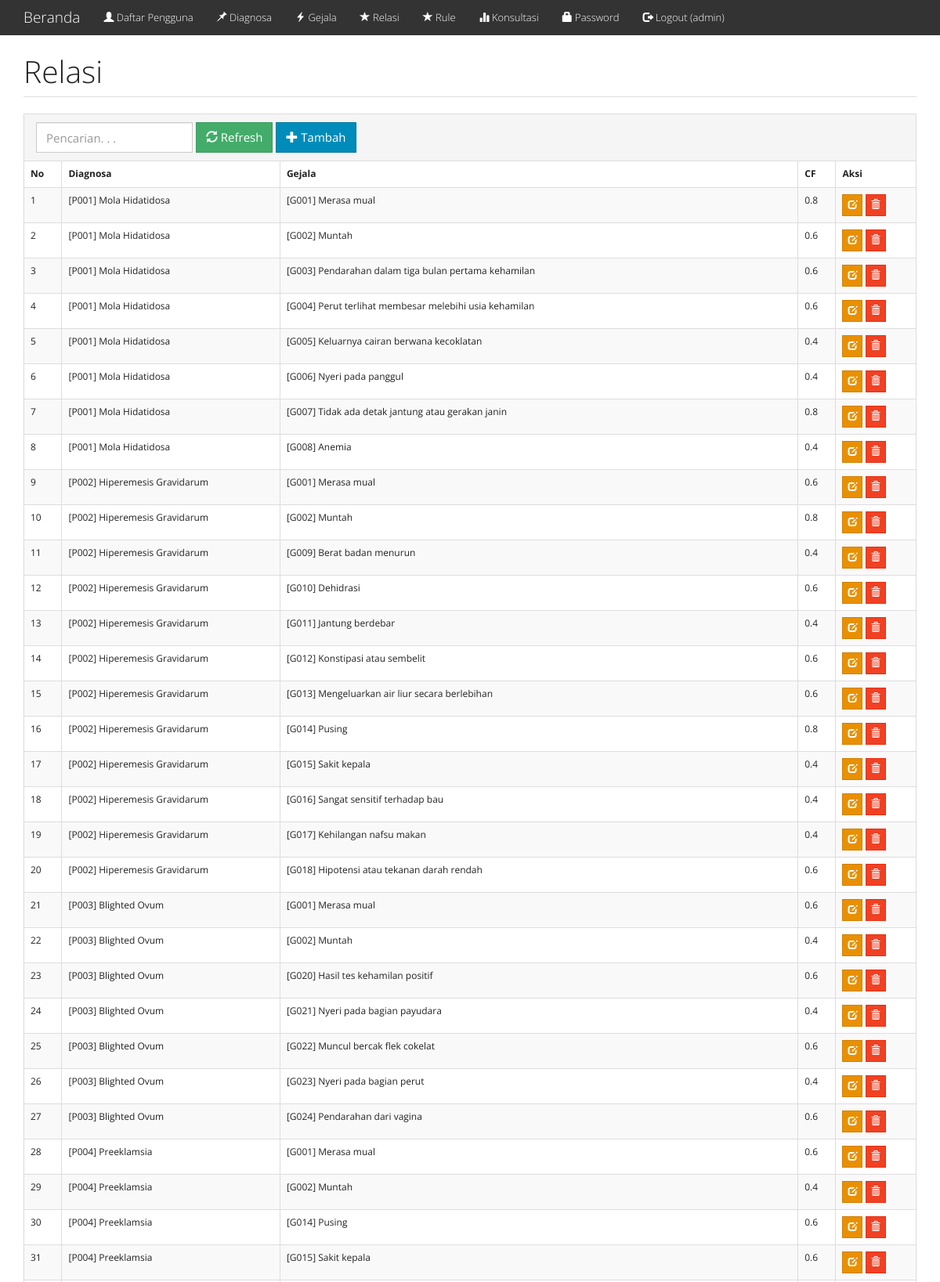
Page /index.php?m=relasi (signed in, upper part) on the committed database.
### tables this page shows
CREATE TABLE `tb_relasi` (
  `ID` int(11) NOT NULL,
  `kode_diagnosa` varchar(16) DEFAULT NULL,
  `kode_gejala` varchar(16) DEFAULT NULL,
  `cf` double DEFAULT NULL
);

CREATE TABLE `tb_diagnosa` (
  `kode_diagnosa` varchar(16) NOT NULL,
  `nama_diagnosa` varchar(255) DEFAULT NULL,
  `keterangan` text DEFAULT NULL,
  `referensi` varchar(100) DEFAULT NULL
);

CREATE TABLE `tb_gejala` (
  `kode_gejala` varchar(16) NOT NULL,
  `nama_gejala` varchar(255) DEFAULT NULL,
  `keterangan` text DEFAULT NULL
);

### functions.php (called while the page is built, shortened)
<?php
$config["server"] = 'localhost';
$config["username"] = 'root';
$config["password"] = '';
$config["database_name"] = 'cf_kelapa_sawit';
include 'includes/db.php';
$db = new DB($config['server'], $config['username'], $config['password'], $config['database_name']);
function _get($key, $val = null)
{
    if (isset($_GET[$key]))
        return $_GET[$key];
    else
        return $val;
}

### includes/db.php (called while the page is built, shortened)
<?php
class DB
{
    var $conn = null;
    public function __construct($host, $username, $passwd, $dbname)
    {
        $this->conn = mysqli_connect($host, $username, $passwd, $dbname);
    }
    public function query($sql)
    {
        $query = mysqli_query($this->conn, $sql) or die('<pre>Error mysqli_query: ' . mysqli_error($this->conn) . '<br />' . $sql . '</pre>');
        return $query;
    }
    public function get_results($sql)
    {
        $query = $this->query($sql);
        $arr = array();
        while ($row = mysqli_fetch_object($query)) {
            $arr[] = $row;
        }
        return $arr;
    }
}

### relasi.php (the view, shortened to what this page needs)
<div class="page-header">
    <h1>Relasi</h1>
</div>
<div class="panel panel-default">
    <div class="panel-heading">
        <form class="form-inline">
            <div class="form-group">
                <input class="form-control" type="text" placeholder="Pencarian. . ." name="q" value="<?= _get('q') ?>" />
            </div>
            <div class="form-group">
                <button class="btn btn-success"><span class="glyphicon glyphicon-refresh"></span> Refresh</button>
            </div>
            <div class="form-group">
                <a class="btn btn-primary" href="?m=relasi_tambah"><span class="glyphicon glyphicon-plus"></span> Tambah</a>
            </div>
        </form>
    </div>
    <div class="table-responsive">
        <table class="table table-bordered table-hover table-striped">
            <thead>
                <tr class="nw">
                    <th>No</th>
                    <th>Diagnosa</th>
                    <th>Gejala</th>
                    <th>CF</th>
                    <th>Aksi</th>
                </tr>
            </thead>
            <?php
            $q = esc_field(_get('q'));
            $rows = $db->get_results("SELECT r.ID, r.kode_gejala, d.kode_diagnosa, r.cf, g.nama_gejala, d.nama_diagnosa
                FROM tb_relasi r INNER JOIN tb_diagnosa d ON d.`kode_diagnosa`=r.`kode_diagnosa` INNER JOIN tb_gejala g ON g.`kode_gejala`=r.`kode_gejala`
                WHERE r.kode_gejala LIKE '%$q%'
                    OR r.kode_diagnosa LIKE '%$q%'
                    OR g.nama_gejala LIKE '%$q%'
                    OR d.nama_diagnosa LIKE '%$q%'
                ORDER BY r.kode_diagnosa, r.kode_gejala");
            $no = 0;
            foreach ($rows as $row) : ?>
                <tr>
                    <td><?= ++$no ?></td>
                    <td>[<?= $row->kode_diagnosa . '] ' . $row->nama_diagnosa ?></td>
                    <td>[<?= $row->kode_gejala . '] ' . $row->nama_gejala ?></td>
                    <td><?= $row->cf ?></td>
                    <td class="nw">
                        <a class="btn btn-xs btn-warning" href="?m=relasi_ubah&ID=<?= $row->ID ?>"><span class="glyphicon glyphicon-edit"></span></a>
                        <a class="btn btn-xs btn-danger" href="aksi.php?act=relasi_hapus&ID=<?= $row->ID ?>" onclick="return confirm('Hapus data?')"><span class="glyphicon glyphicon-trash"></span></a>
                    </td>
                </tr>
            <?php endforeach; ?>
        </table>
    </div>
</div>

### assets/css/general.css (style rules this page uses)
html { position: relative; min-height: 100%; }
body { margin-bottom: 70px; }
.nw { white-space: nowrap; }
.page-header { margin-top: 0; padding-bottom: 0; }
.page-header h1 { margin-top: 0; }

### index.php (style rules this page uses)
body { padding-top: 70px; }

### rows in the picture
tb_relasi: kode_diagnosa.kode_diagnosa "P001", kode_diagnosa.nama_diagnosa "Mola Hidatidosa", kode_gejala "G001", kode_gejala.nama_gejala "Merasa mual", cf "0.8"
tb_relasi: kode_diagnosa.kode_diagnosa "P001", kode_diagnosa.nama_diagnosa "Mola Hidatidosa", kode_gejala "G002", kode_gejala.nama_gejala "Muntah", cf "0.6"
tb_relasi: kode_diagnosa.kode_diagnosa "P001", kode_diagnosa.nama_diagnosa "Mola Hidatidosa", kode_gejala "G003", kode_gejala.nama_gejala "Pendarahan dalam tiga bulan pertama kehamilan", cf "0.6"
tb_relasi: kode_diagnosa.kode_diagnosa "P001", kode_diagnosa.nama_diagnosa "Mola Hidatidosa", kode_gejala "G004", kode_gejala.nama_gejala "Perut terlihat membesar melebihi usia kehamilan", cf "0.6"
tb_relasi: kode_diagnosa.kode_diagnosa "P001", kode_diagnosa.nama_diagnosa "Mola Hidatidosa", kode_gejala "G005", kode_gejala.nama_gejala "Keluarnya cairan berwana kecoklatan", cf "0.4"
tb_relasi: kode_diagnosa.kode_diagnosa "P001", kode_diagnosa.nama_diagnosa "Mola Hidatidosa", kode_gejala "G006", kode_gejala.nama_gejala "Nyeri pada panggul", cf "0.4"
tb_relasi: kode_diagnosa.kode_diagnosa "P001", kode_diagnosa.nama_diagnosa "Mola Hidatidosa", kode_gejala "G007", kode_gejala.nama_gejala "Tidak ada detak jantung atau gerakan janin", cf "0.8"
tb_relasi: kode_diagnosa.kode_diagnosa "P001", kode_diagnosa.nama_diagnosa "Mola Hidatidosa", kode_gejala "G008", kode_gejala.nama_gejala "Anemia", cf "0.4"
tb_relasi: kode_diagnosa.kode_diagnosa "P002", kode_diagnosa.nama_diagnosa "Hiperemesis Gravidarum", kode_gejala "G001", kode_gejala.nama_gejala "Merasa mual", cf "0.6"
tb_relasi: kode_diagnosa.kode_diagnosa "P002", kode_diagnosa.nama_diagnosa "Hiperemesis Gravidarum", kode_gejala "G002", kode_gejala.nama_gejala "Muntah", cf "0.8"
tb_relasi: kode_diagnosa.kode_diagnosa "P002", kode_diagnosa.nama_diagnosa "Hiperemesis Gravidarum", kode_gejala "G009", kode_gejala.nama_gejala "Berat badan menurun", cf "0.4"
tb_relasi: kode_diagnosa.kode_diagnosa "P002", kode_diagnosa.nama_diagnosa "Hiperemesis Gravidarum", kode_gejala "G010", kode_gejala.nama_gejala "Dehidrasi", cf "0.6"
tb_relasi: kode_diagnosa.kode_diagnosa "P002", kode_diagnosa.nama_diagnosa "Hiperemesis Gravidarum", kode_gejala "G011", kode_gejala.nama_gejala "Jantung berdebar", cf "0.4"
tb_relasi: kode_diagnosa.kode_diagnosa "P002", kode_diagnosa.nama_diagnosa "Hiperemesis Gravidarum", kode_gejala "G012", kode_gejala.nama_gejala "Konstipasi atau sembelit", cf "0.6"
tb_relasi: kode_diagnosa.kode_diagnosa "P002", kode_diagnosa.nama_diagnosa "Hiperemesis Gravidarum", kode_gejala "G013", kode_gejala.nama_gejala "Mengeluarkan air liur secara berlebihan", cf "0.6"
tb_relasi: kode_diagnosa.kode_diagnosa "P002", kode_diagnosa.nama_diagnosa "Hiperemesis Gravidarum", kode_gejala "G014", kode_gejala.nama_gejala "Pusing", cf "0.8"
tb_relasi: kode_diagnosa.kode_diagnosa "P002", kode_diagnosa.nama_diagnosa "Hiperemesis Gravidarum", kode_gejala "G015", kode_gejala.nama_gejala "Sakit kepala", cf "0.4"
tb_relasi: kode_diagnosa.kode_diagnosa "P002", kode_diagnosa.nama_diagnosa "Hiperemesis Gravidarum", kode_gejala "G016", kode_gejala.nama_gejala "Sangat sensitif terhadap bau", cf "0.4"
tb_relasi: kode_diagnosa.kode_diagnosa "P002", kode_diagnosa.nama_diagnosa "Hiperemesis Gravidarum", kode_gejala "G017", kode_gejala.nama_gejala "Kehilangan nafsu makan", cf "0.4"
tb_relasi: kode_diagnosa.kode_diagnosa "P002", kode_diagnosa.nama_diagnosa "Hiperemesis Gravidarum", kode_gejala "G018", kode_gejala.nama_gejala "Hipotensi atau tekanan darah rendah", cf "0.6"
tb_relasi: kode_diagnosa.kode_diagnosa "P003", kode_diagnosa.nama_diagnosa "Blighted Ovum", kode_gejala "G001", kode_gejala.nama_gejala "Merasa mual", cf "0.6"
tb_relasi: kode_diagnosa.kode_diagnosa "P003", kode_diagnosa.nama_diagnosa "Blighted Ovum", kode_gejala "G002", kode_gejala.nama_gejala "Muntah", cf "0.4"
tb_relasi: kode_diagnosa.kode_diagnosa "P003", kode_diagnosa.nama_diagnosa "Blighted Ovum", kode_gejala "G020", kode_gejala.nama_gejala "Hasil tes kehamilan positif", cf "0.6"
tb_relasi: kode_diagnosa.kode_diagnosa "P003", kode_diagnosa.nama_diagnosa "Blighted Ovum", kode_gejala "G021", kode_gejala.nama_gejala "Nyeri pada bagian payudara", cf "0.4"
tb_relasi: kode_diagnosa.kode_diagnosa "P003", kode_diagnosa.nama_diagnosa "Blighted Ovum", kode_gejala "G022", kode_gejala.nama_gejala "Muncul bercak flek cokelat", cf "0.6"
tb_relasi: kode_diagnosa.kode_diagnosa "P003", kode_diagnosa.nama_diagnosa "Blighted Ovum", kode_gejala "G023", kode_gejala.nama_gejala "Nyeri pada bagian perut", cf "0.4"
tb_relasi: kode_diagnosa.kode_diagnosa "P003", kode_diagnosa.nama_diagnosa "Blighted Ovum", kode_gejala "G024", kode_gejala.nama_gejala "Pendarahan dari vagina", cf "0.6"
tb_relasi: kode_diagnosa.kode_diagnosa "P004", kode_diagnosa.nama_diagnosa "Preeklamsia", kode_gejala "G001", kode_gejala.nama_gejala "Merasa mual", cf "0.6"
tb_relasi: kode_diagnosa.kode_diagnosa "P004", kode_diagnosa.nama_diagnosa "Preeklamsia", kode_gejala "G002", kode_gejala.nama_gejala "Muntah", cf "0.4"
tb_relasi: kode_diagnosa.kode_diagnosa "P004", kode_diagnosa.nama_diagnosa "Preeklamsia", kode_gejala "G014", kode_gejala.nama_gejala "Pusing", cf "0.6"
tb_relasi: kode_diagnosa.kode_diagnosa "P004", kode_diagnosa.nama_diagnosa "Preeklamsia", kode_gejala "G015", kode_gejala.nama_gejala "Sakit kepala", cf "0.6"

### other values in the picture
_session('login') "admin"
